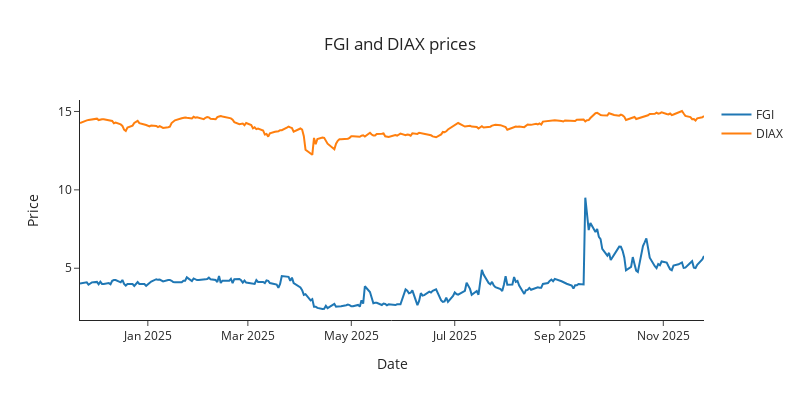

The code cell stored with this chart in its notebook:
### Code cell
stock1=get_closing_data('FGI.parquet').iloc[-252:]
stock2=get_closing_data('DIAX.parquet').iloc[-252:]
fig = go.Figure()
fig.add_trace(go.Scatter(x=stock1.index, y=stock1.values, name='FGI', mode='lines'))
fig.add_trace(go.Scatter(x=stock2.index, y=stock2.values, name='DIAX', mode='lines'))
fig.update_layout(
    title={'text':'FGI and DIAX prices', 'x':0.5}, 
    xaxis_title="Date", yaxis_title="Price", template="simple_white", height=400, width=800)
fig.show()

### Figure 1 — Plotly figure (JSON) as saved in the notebook; plotly's stock layout.template omitted (floating-point values rounded to 4 significant figures; data arrays with more than 128 entries replaced by an {"elided": "..."} marker saying what was removed)
{"data": [{"mode": "lines", "name": "FGI", "type": "scatter", "x": {"elided": "252 str values"}, "y": {"elided": "252 float values"}}, {"mode": "lines", "name": "DIAX", "type": "scatter", "x": {"elided": "252 str values"}, "y": {"elided": "252 float values"}}], "layout": {"height": 400, "title": {"text": "FGI and DIAX prices", "x": 0.5}, "width": 800, "xaxis": {"title": {"text": "Date"}}, "yaxis": {"title": {"text": "Price"}}}}
